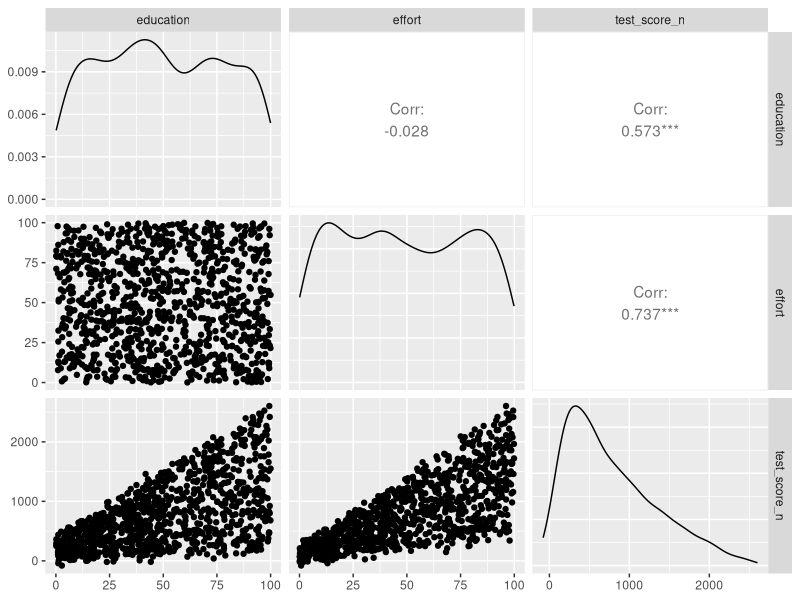
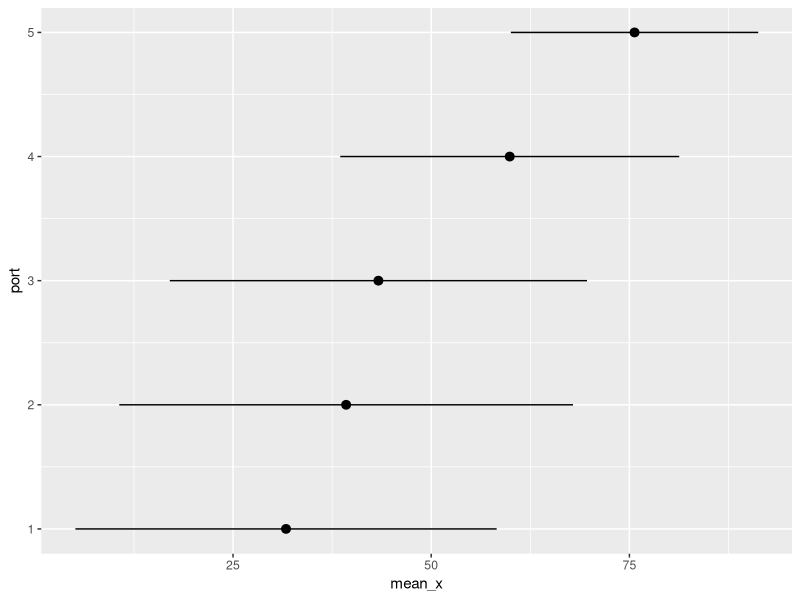
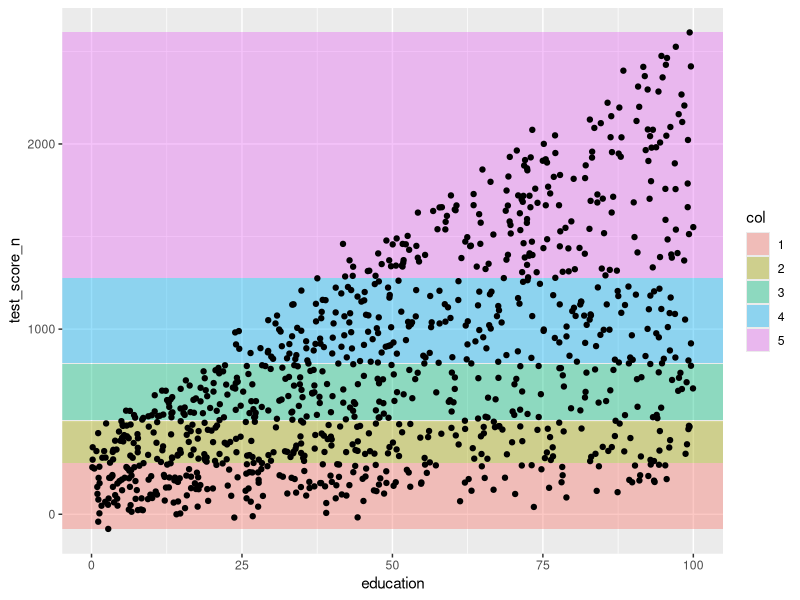
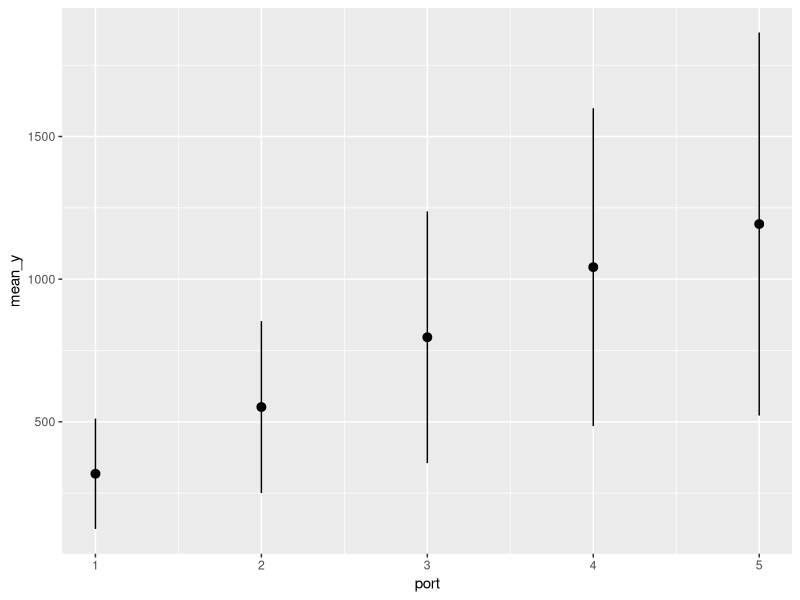
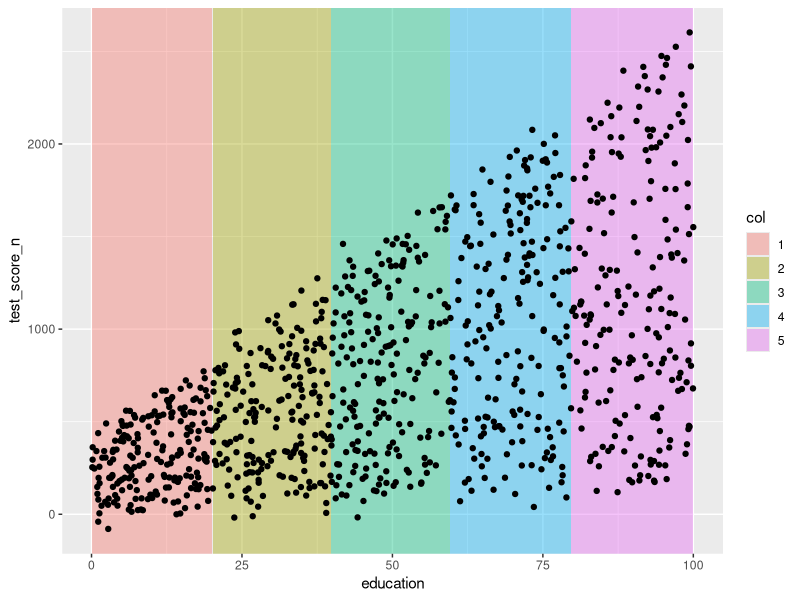

These charts were generated, in order, by the following R code:
## ---- chunk 1
knitr::opts_chunk$set(echo = FALSE, message=FALSE, warning=FALSE)
## ---- chunk 2
library(gridExtra)
library(ggplot2)
library(dplyr)

## ---- chunk 3


# simulate data
N_obs = 1000
set.seed(1)
df_master <- data.frame(education = runif(n = N_obs, min = 0, max = 100),
                        effort = runif(n = N_obs, min = 0, max = 100) )

# generate test score with noise
df_master <- df_master %>% 
  mutate(test_score = 2*education + 4*effort + 0.2*education*effort,
         # test_score_n is test score with noise. 
         test_score_n = test_score + rnorm(n = N_obs, mean = 0, sd = sd(test_score)/10 ) )  

# pairs
# pairs(df_master %>% select(-c(test_score)))

library(GGally)
ggpairs(df_master %>% select(-test_score))

## ---- chunk 4
##### Sorting
df_sort <- df_master %>%
  # assign port based on y
  mutate(port = ntile(test_score_n, 5) ) %>%
  # calculate mean and sd of x
  group_by(port) %>%
  summarise(mean_x = mean(education),
            sd_x = sd(education) ) %>%
  ungroup()

# ggplot(data = df_sort, aes(x = port, y = mean_x, ymin = mean_x - sd_x,
#                            ymax = mean_x + sd_x)) +
#   geom_pointrange()

ggplot(data = df_sort, 
       aes(x = mean_x, y = port, xmin = mean_x - sd_x,
                           xmax = mean_x + sd_x)) +
  geom_pointrange()

##### plot by region
df_line <- df_master %>%
  # assign port based on y
  mutate(port = ntile(test_score_n, 5) )  %>%
  group_by(port) %>%
  summarise(test_score_n_min = min(test_score_n),
            test_score_n_max = max(test_score_n),
            test_score_n_mean = mean(test_score_n),
            ) %>%
  ungroup()

#Breaks for background rectangles
# ref for different color background: https://stackoverflow.com/questions/9968975/make-the-background-of-a-graph-different-colours-in-different-regions
rects <- data.frame(ystart = df_line$test_score_n_min, 
                    yend = df_line$test_score_n_max, col = as.factor(1:5))

ggplot() +
  geom_rect(data = rects, 
            aes(xmin = -Inf, xmax = Inf, ymin = ystart, ymax = yend,
                              fill = col), alpha = 0.4) +
  geom_point(data = df_master %>% 
         select(education, test_score_n ),
       aes(x = education, y = test_score_n)  ) 




## ---- chunk 5
##### Sorting
df_sort <- df_master %>%
  # assign port based on x
  mutate(port = ntile(education, 5) ) %>%
  # calculate mean and sd of y
  group_by(port) %>%
  summarise(mean_y = mean(test_score_n),
            sd_y = sd(test_score_n) ) %>%
  ungroup()

ggplot(data = df_sort, aes(x = port, y = mean_y, ymin = mean_y - sd_y,
                           ymax = mean_y + sd_y)) +
  geom_pointrange()

##### plot by region
df_line <- df_master %>%
  # assign port based on y
  mutate(port = ntile(education, 5) )  %>%
  group_by(port) %>%
  summarise(education_min = min(education),
            education_max = max(education),
            education_mean = mean(education),
            ) %>%
  ungroup()

#Breaks for background rectangles
# ref for different color background: https://stackoverflow.com/questions/9968975/make-the-background-of-a-graph-different-colours-in-different-regions
rects <- data.frame(xstart = df_line$education_min, 
                    xend = df_line$education_max, col = as.factor(1:5))

ggplot() +
  geom_rect(data = rects, 
            aes(xmin = xstart, xmax = xend, ymin = -Inf, ymax = Inf,
                              fill = col), alpha = 0.4) +
  geom_point(data = df_master %>% 
         select(education, test_score_n ),
       aes(x = education, y = test_score_n)  ) 





